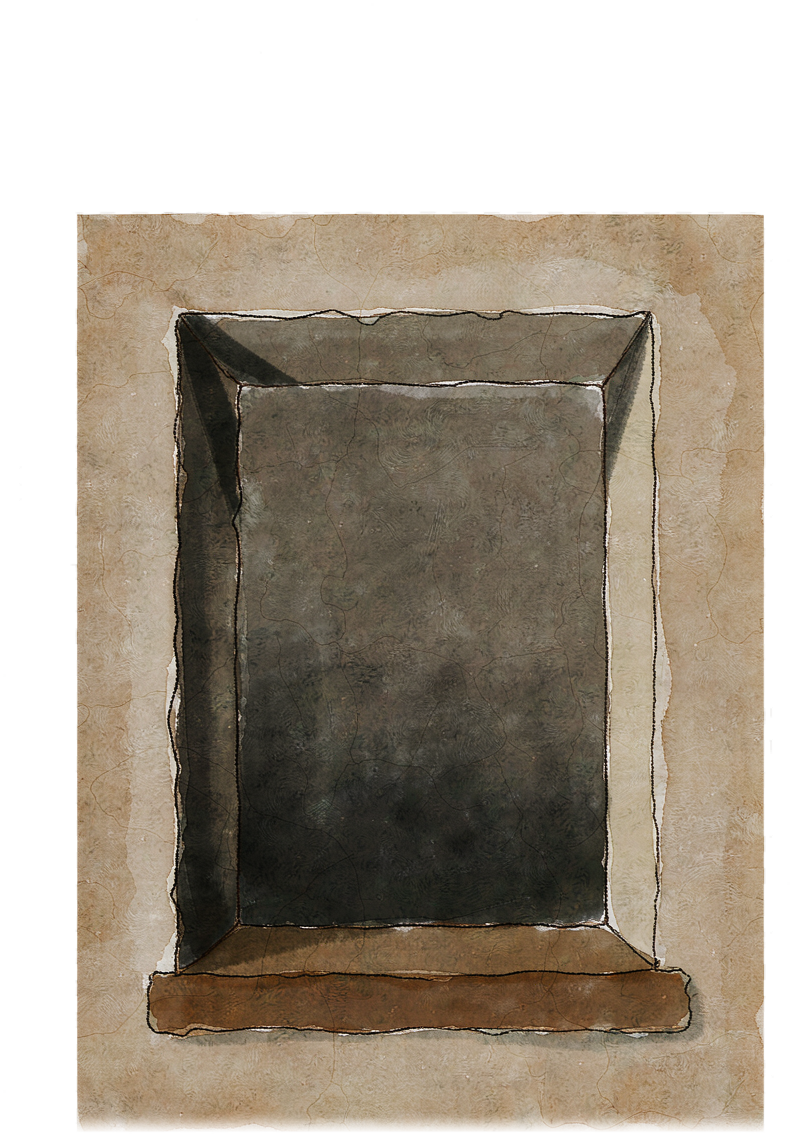
#> input picture assets/art/interior/wall_niche.png, 793 x 1137 px, found by its file name
$ python make_hole_only.py
#> lines starting #> are read from the running program, lines starting #| are printed output that depends on the picture; after the words box and inside, x2 and y2 are one past the last pixel; in counts of white or black regions, pixels touching at a corner belong together
"""从 wall_niche.png 抠出「纯洞体」：去掉外围那一整圈浅米墙底纸，只留墙上凿出的洞
（深色透视斜面 + 洞口勾边 + 底部窗台横条），使洞直接嵌进游戏真实墙、读作成一体的墙洞。

原理：浅米纸底亮度约 105-180，洞体（深灰斜面/近黑洞底）亮度约 60-100，分离明显。
按亮度把纸底 alpha 归零，保留洞体；2px erode 去残留米边，再轻羽化。零外部依赖。
"""
from PIL import Image, ImageFilter
import numpy as np

SRC = "assets/art/interior/wall_niche.png"
OUT = "tools/bridge_restyle/previews/wall_niche_hole_only.png"

im = Image.open(SRC).convert("RGBA")
#> im is the input picture: PIL image 793x1137 RGBA; mean R, G, B, A 163.7, 153.3, 138.9, 176.8
a = np.asarray(im).astype(np.int16)
rgb, alpha = a[:, :, :3], a[:, :, 3]
bright = rgb.mean(2)

# 浅米纸底：亮度>=104 一律抠掉（洞体深色/灰斜面保留）
paper = (bright >= 104) & (alpha > 20)
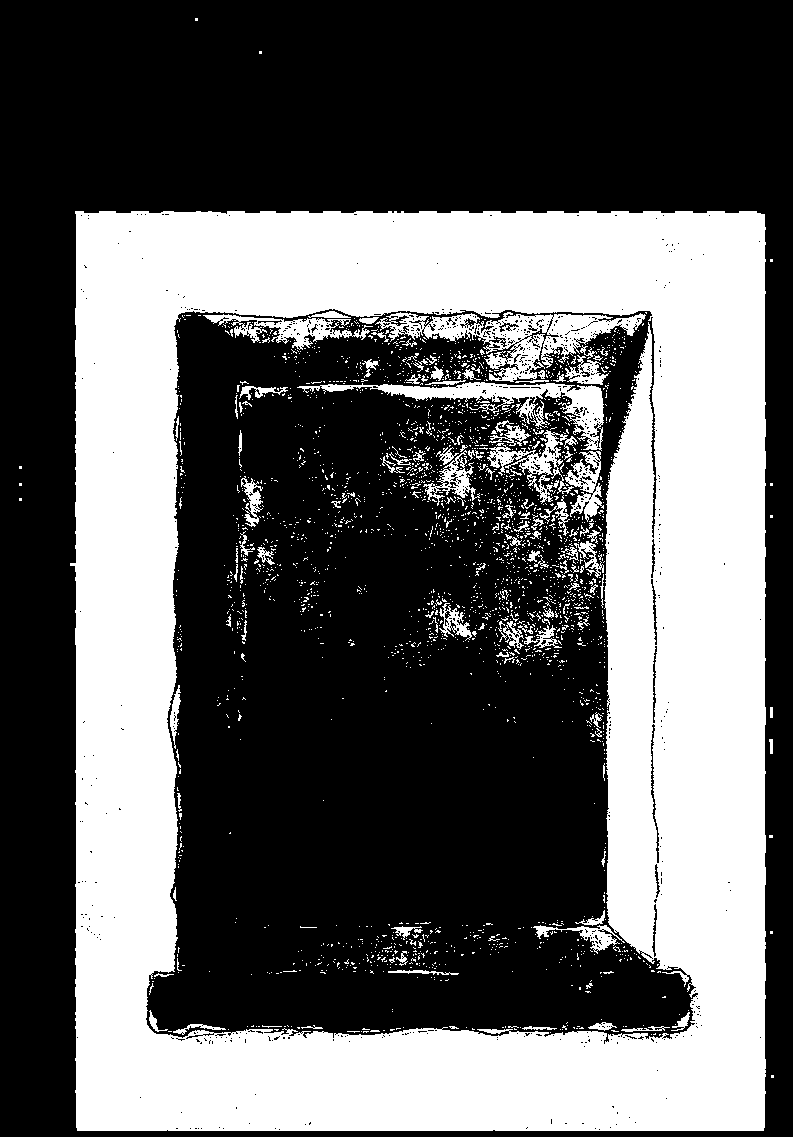
#> paper: shape (1137, 793) bool; 38.1% white; 2466 white regions (2334 under 20 px), largest, box (x1, y1, x2, y2) and area: (70, 211, 766, 1131) 309181, (375, 312, 646, 382) 6373, (297, 382, 604, 451) 4687
out = np.asarray(im).copy()
out[paper, 3] = 0

# 向外腐蚀 2px（把洞体边缘粘连的米色去掉）
keep = out[:, :, 3] > 20
#> keep: shape (1137, 793) bool; 32.2% white; 718 white regions (702 under 20 px), largest, box (x1, y1, x2, y2) and area: (146, 309, 698, 1044) 287728, (651, 724, 659, 863) 261, (653, 646, 657, 723) 145
erode = keep.copy()
for dy in (-2, -1, 1, 2):
    for dx in (-2, -1, 1, 2):
        if dx == 0 and dy == 0:
            continue
        shifted = np.zeros_like(keep)
        y0, y1 = max(0, dy), min(keep.shape[0], keep.shape[0] + dy)
        x0, x1 = max(0, dx), min(keep.shape[1], keep.shape[1] + dx)
        shifted[y0:y1, x0:x1] = keep[y0 - dy:y1 - dy, x0 - dx:x1 - dx]
        erode &= shifted
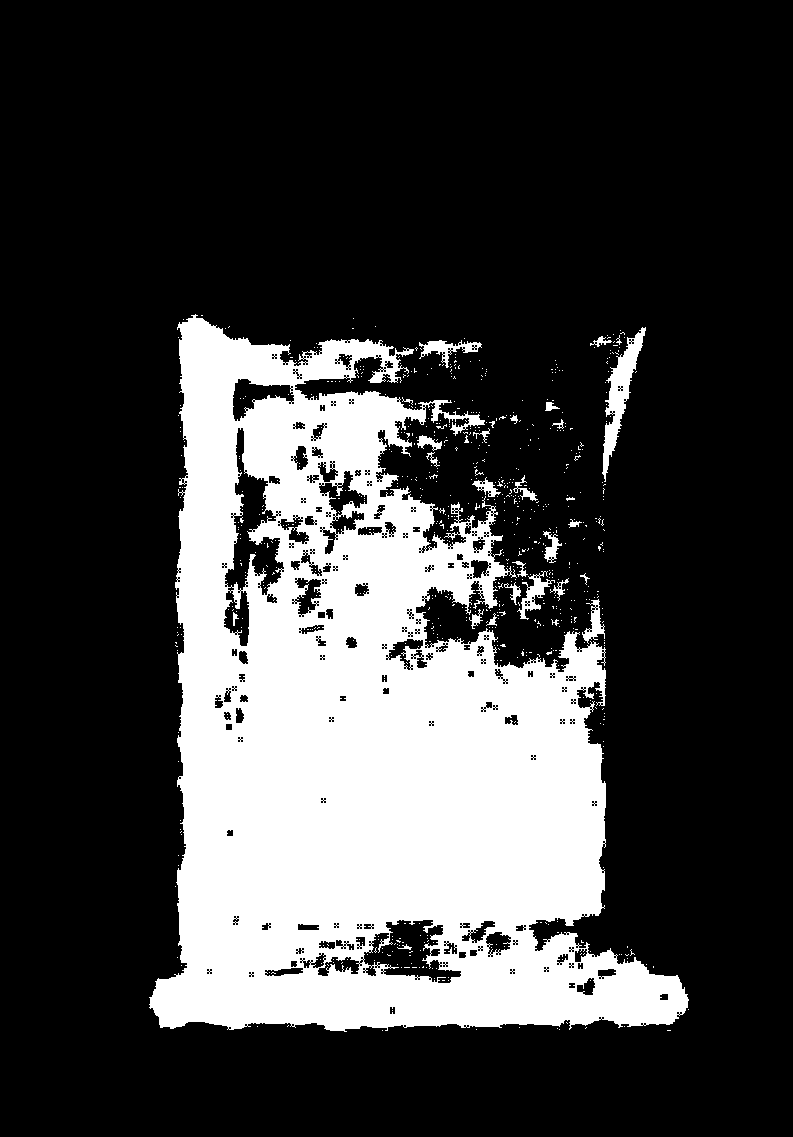
#> erode: shape (1137, 793) bool; 24.8% white; 717 white regions (686 under 20 px), largest, box (x1, y1, x2, y2) and area: (149, 314, 689, 1032) 216437, (602, 327, 646, 482) 2021, (419, 340, 482, 368) 581
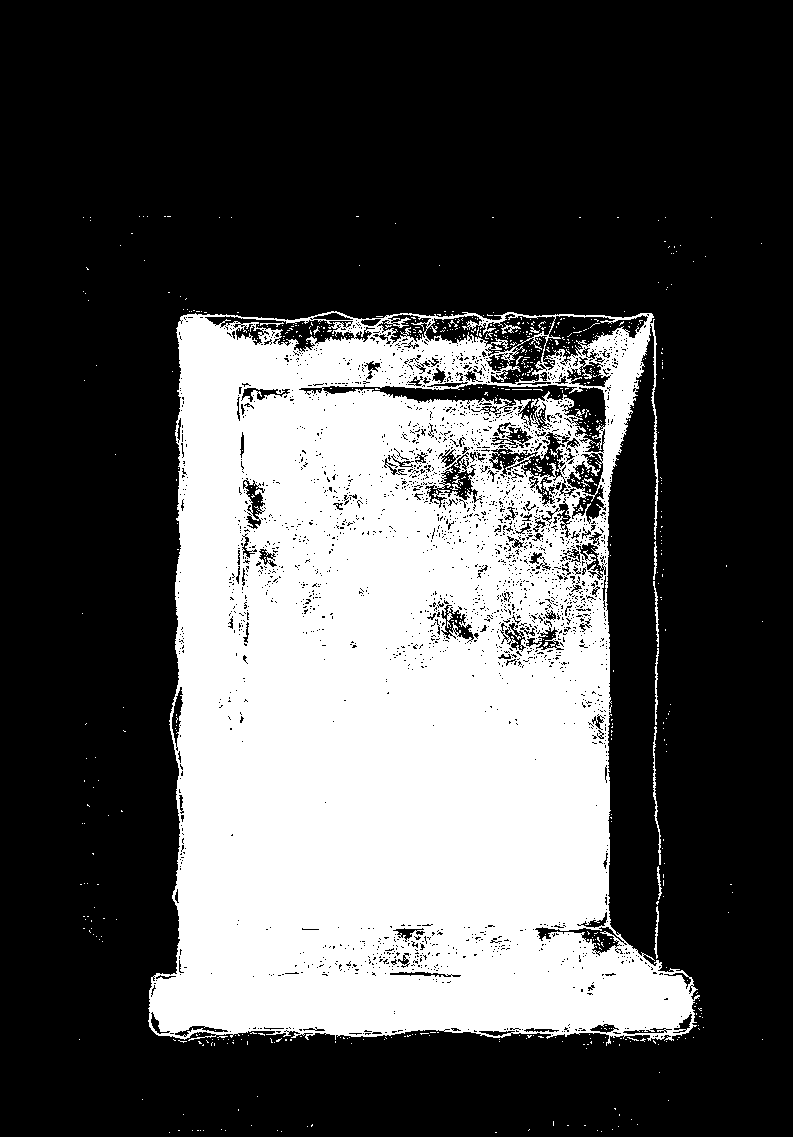
#> shifted: shape (1137, 793) bool; 32.2% white; 718 white regions (702 under 20 px), largest, box (x1, y1, x2, y2) and area: (148, 311, 700, 1046) 287728, (653, 726, 661, 865) 261, (655, 648, 659, 725) 145
out[~erode, 3] = 0
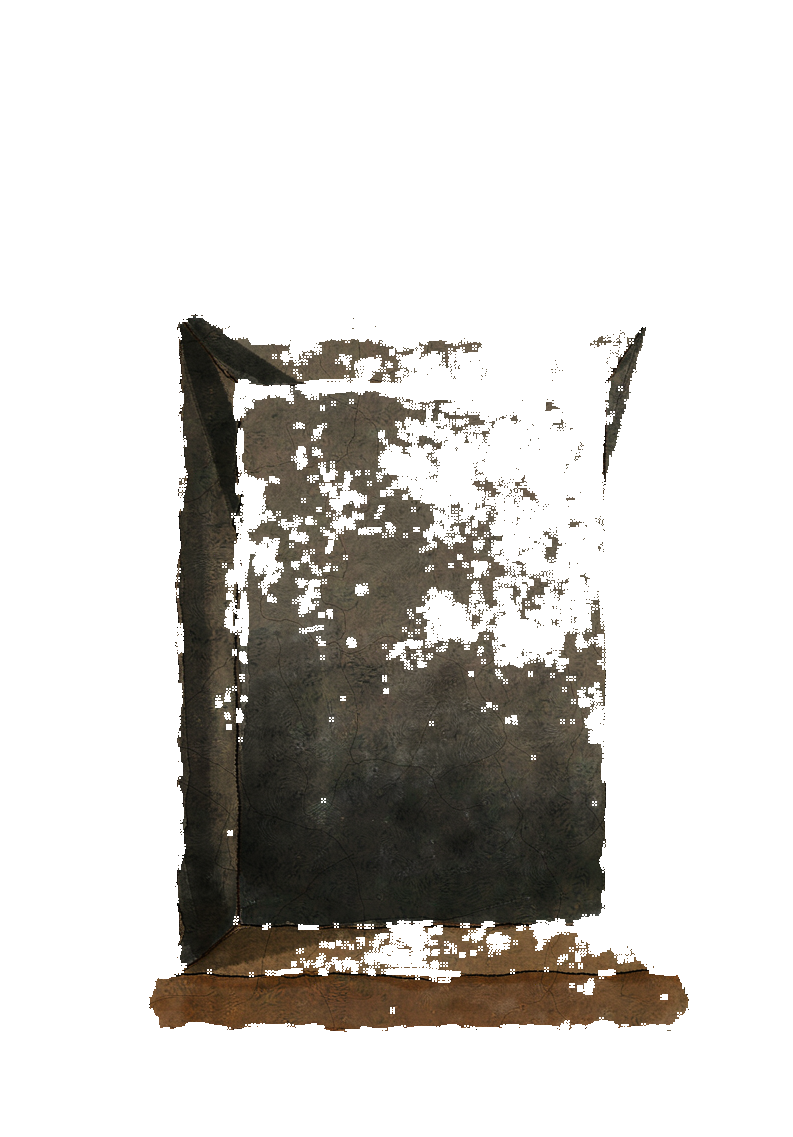
#> out: shape (1137, 793, 4); mean R, G, B, A 163.7, 153.3, 138.9, 63.2; transparent parts drawn white

res = Image.fromarray(out)
res = res.filter(ImageFilter.GaussianBlur(1.0))
res.save(OUT)

al = np.asarray(res)[:, :, 3]
ys, xs = np.where(al > 60)
print("src", (im.size), "->", OUT)
#| src (793, 1137) -> tools/bridge_restyle/previews/wall_niche_hole_only.png
print("kept frac=%.3f  bbox x[%d..%d] y[%d..%d]" % ((al > 60).mean(), xs.min(), xs.max(), ys.min(), ys.max()))
#| kept frac=0.263  bbox x[149..688] y[314..1031]

$ run again, with assets/art/interior/cabinet_interior.png copied over assets/art/interior/wall_niche.png
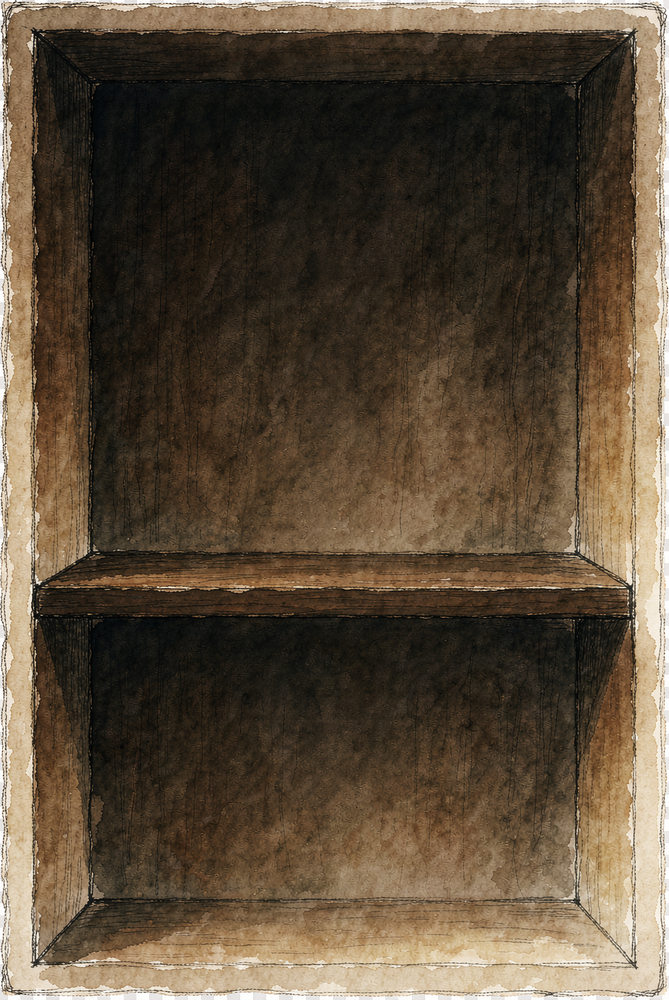
#> input picture assets/art/interior/cabinet_interior.png, 669 x 1000 px, shrunk from 947 x 1416 before the run, found by its file name
#> im is the input picture: PIL image 669x1000 RGBA; mean R, G, B, A 91.6, 76.7, 58.9, 255
#> alpha: shape (1000, 669) int16; every value is 255
#> paper: shape (1000, 669) bool; 26.5% white; 1324 white regions (1251 under 20 px), largest, box (x1, y1, x2, y2) and area: (0, 0, 669, 1000) 161769, (318, 480, 470, 554) 3886, (539, 445, 577, 554) 1531
#> after the loop `for dy in (-2, -1, 1, 2):`:
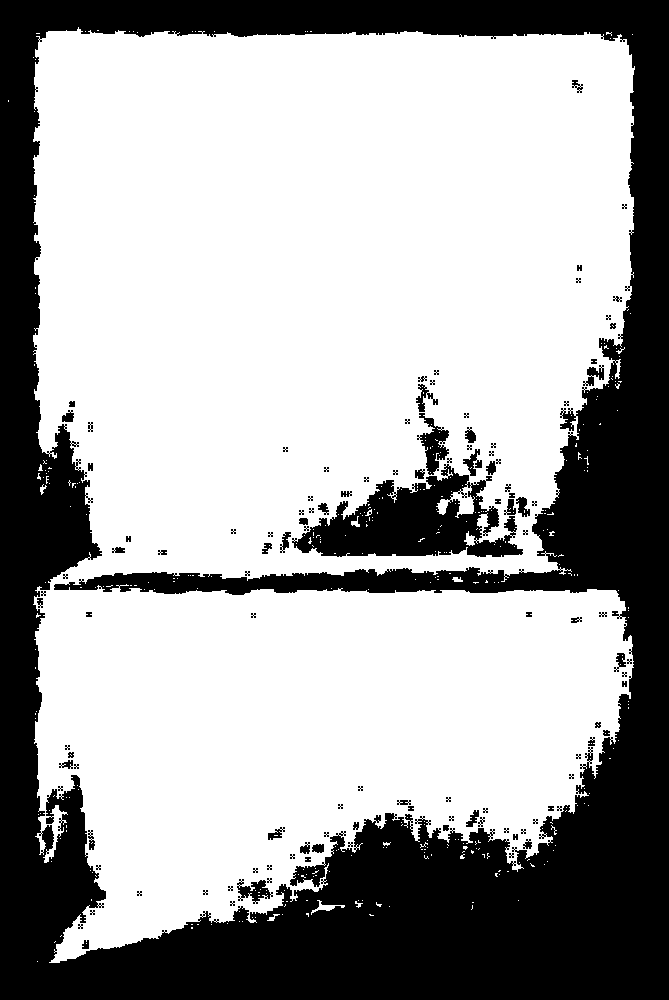
#> erode: shape (1000, 669) bool; 66% white; 119 black regions (59 under 20 px), largest, box (x1, y1, x2, y2) and area: (0, 0, 669, 1000) 210630, (292, 464, 523, 557) 11001, (417, 413, 449, 475) 884
#> `out[~erode, 3] = 0`:
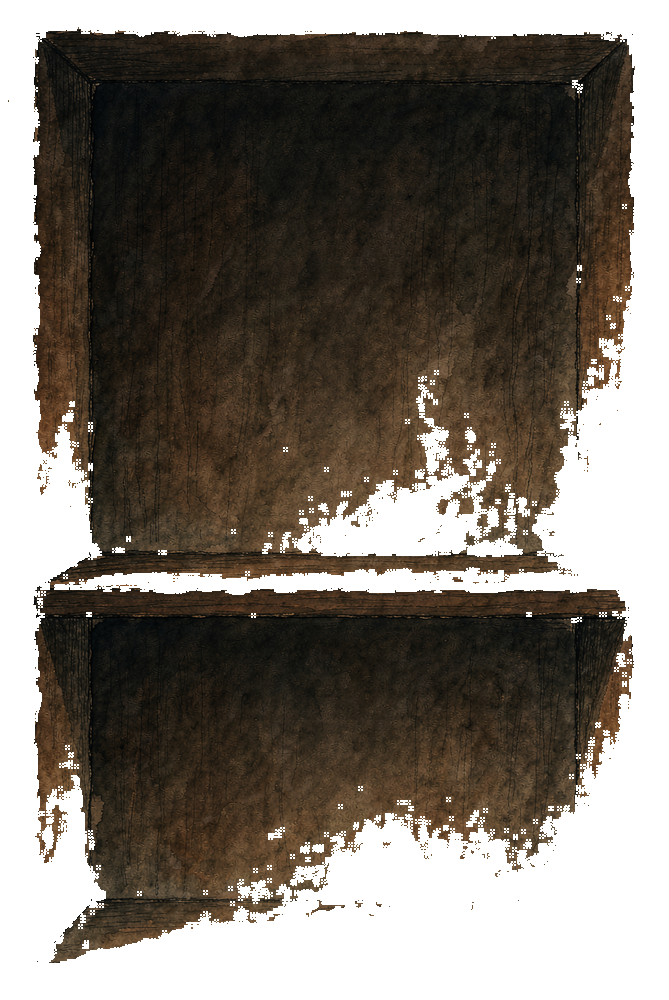
#> out: shape (1000, 669, 4); mean R, G, B, A 91.6, 76.7, 58.9, 168.3; transparent parts drawn white
#| src (669, 1000) -> tools/bridge_restyle/previews/wall_niche_hole_only.png
#| kept frac=0.676  bbox x[8..635] y[27..963]

$ run again, with assets/art/interior/comm_outpost.png copied over assets/art/interior/wall_niche.png
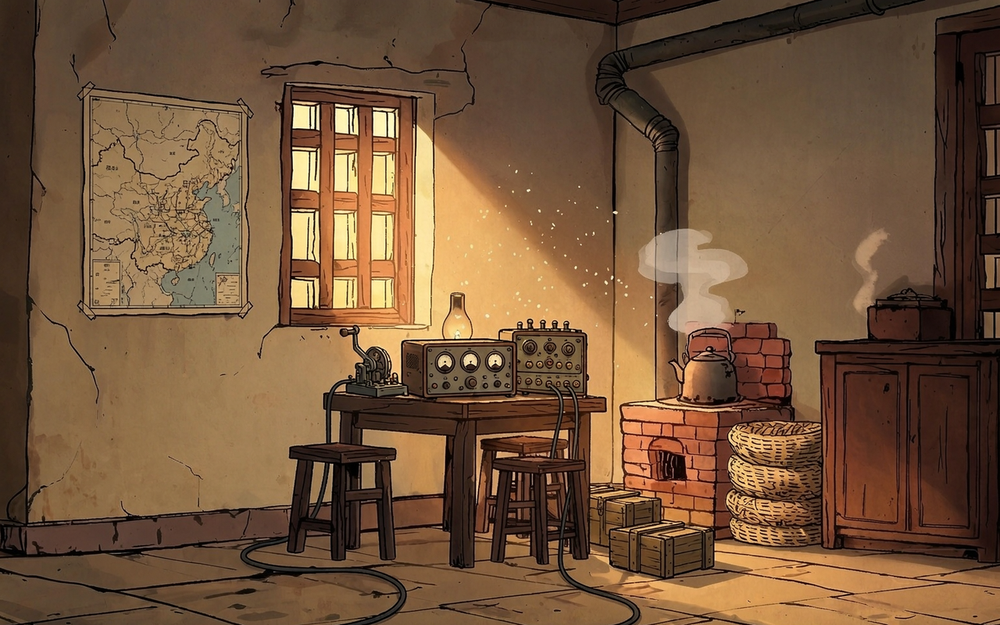
#> input picture assets/art/interior/comm_outpost.png, 1000 x 625 px, shrunk from 1280 x 800 before the run, found by its file name
#> alpha: shape (625, 1000) int16; every value is 255
#> `paper = (bright >= 104) & (alpha > 20)`:
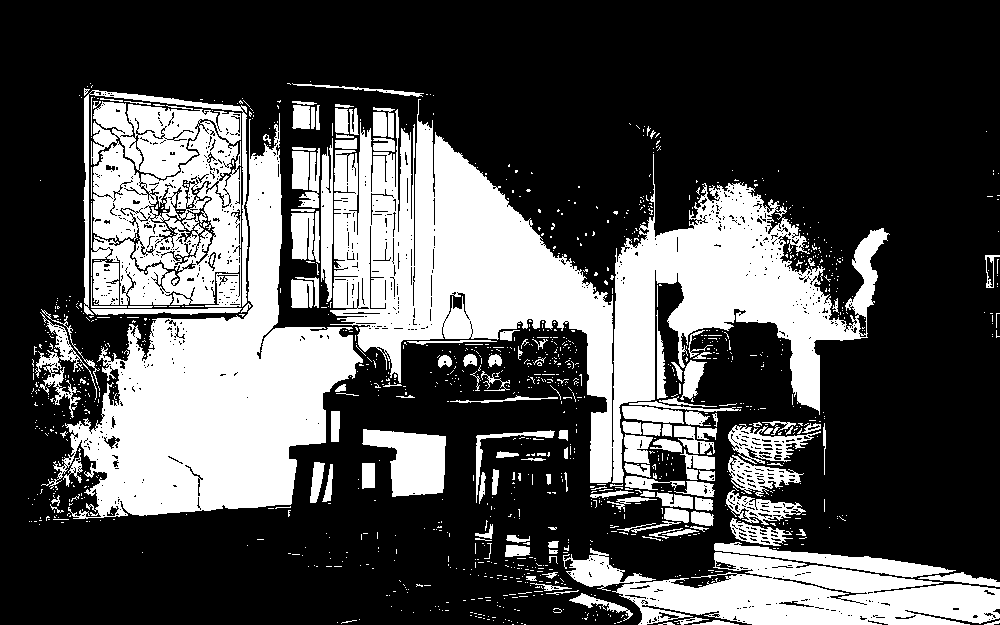
#> paper: shape (625, 1000) bool; 32.1% white; 1286 white regions (1132 under 20 px), largest, box (x1, y1, x2, y2) and area: (330, 99, 890, 483) 70035, (41, 113, 363, 519) 46224, (91, 101, 241, 307) 22745
#> `al = np.asarray(res)[:, :, 3]`:
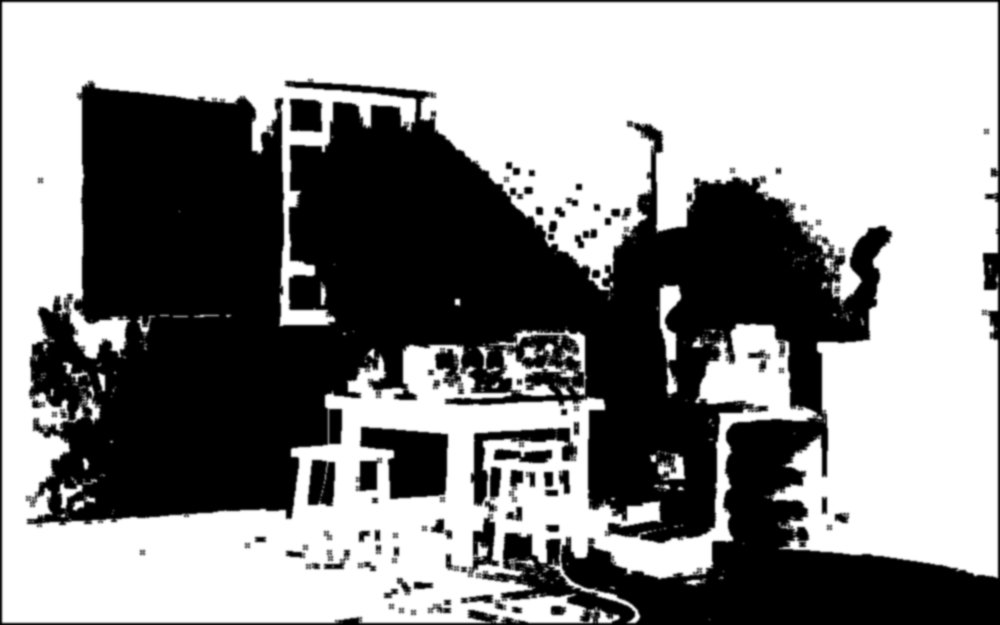
#> al: shape (625, 1000); min 0, max 255, mean 141.7
#| src (1000, 625) -> tools/bridge_restyle/previews/wall_niche_hole_only.png
#| kept frac=0.584  bbox x[1..998] y[1..623]
